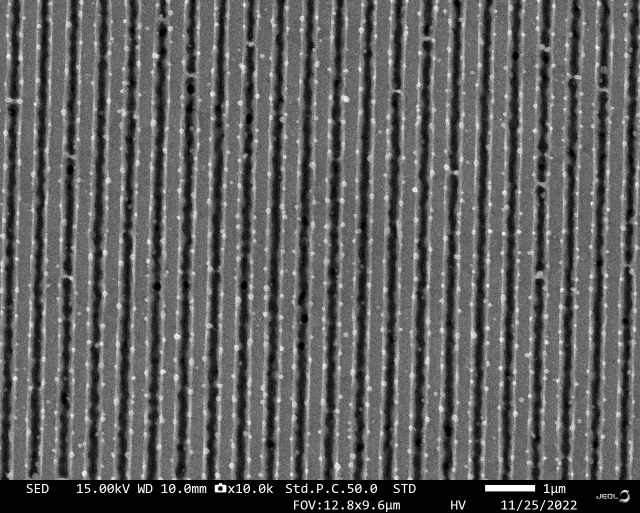
#> input picture beads_count/ITO-Old-x10/400Hz_1shot_10k.jpg, 1280 x 1026 px (shown at 1/2 size); its folder holds only this picture in this run
$ python new_counter_2.py
#> lines starting #> are read from the running program, lines starting #| are printed output that depends on the picture; after the words box and inside, x2 and y2 are one past the last pixel; in counts of white or black regions, pixels touching at a corner belong together
import cv2
import numpy as np
import csv
import matplotlib.pyplot as plt
import os

# グローバル変数
points = []
circles = []
squares = []
scale_factor = 1000 // 200   # [nm/pix] ピクセルからナノメートルへのスケールファクター
square_side_length_nm = 2000
square_side_length_pix = square_side_length_nm // scale_factor  # 正方形の辺の長さ
directory_path = r'ITO-Old-x10'  # ディレクトリのパスを指定してください

# マウスイベント時に処理を行う
def draw_circle(event, x, y, flags, param):
    if event == cv2.EVENT_LBUTTONUP:
        for i, square in enumerate(squares):
            if square[0] < x < square[0] + square_side_length_pix and square[1] < y < square[1] + square_side_length_pix:
                cv2.circle(img, (x, y), 5, (255, 0, 0), -1)
                points.append((x, y))
                if len(points) == 3:
                    # 3点が選択されたら、それらを通る円を描画
                    (x, y), radius = cv2.minEnclosingCircle(np.array(points))
                    center = (int(x), int(y))
                    radius = int(radius)
                    cv2.circle(img, center, radius, (0, 0, 255), 2)  # 円を描画
                    circles.append((i+1, center, radius))  # 円の情報を保存
                    points.clear()  # ポイントをクリア

# 指定したディレクトリ内の全ての画像ファイルでプログラムを実行
for filename in os.listdir(directory_path):
    if filename.endswith(".jpg"):  # 画像ファイルの拡張子を指定
        image_path = os.path.join(directory_path, filename)

        # 画像の読み込み
        original_img = cv2.imread(image_path)
#> original_img is the input picture: shape (1026, 1280, 3); min 0, max 255, mean 94.7
        # original_img = cv2.resize(original_img, (original_img.shape[1] // 2, original_img.shape[0] // 2))  # 画像のサイズを半分にする
        original_img = cv2.resize(original_img, (original_img.shape[1] // 1, original_img.shape[0] // 1))  # 画像のサイズを半分にする
        img = original_img.copy()

        # 画像上に5つの重ならない正方形を描く
        for i in range(3):
            x = i * square_side_length_pix
            y = 0
            cv2.rectangle(img, (x, y), (x + square_side_length_pix, y + square_side_length_pix), (0, 255, 0), 2)
            squares.append((x, y))
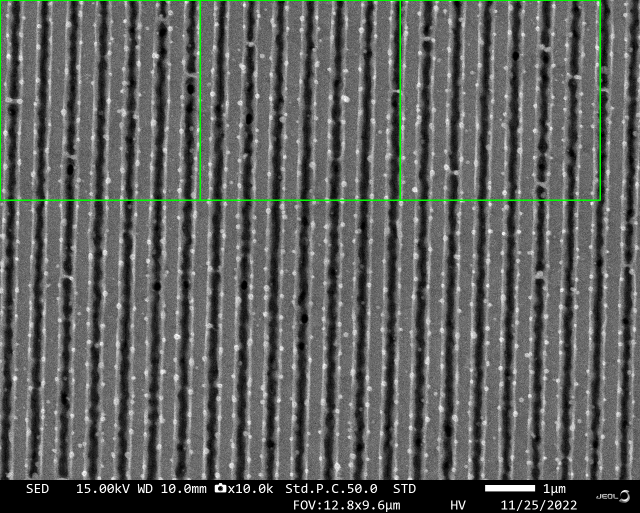
#> img: shape (1026, 1280, 3) (shown at 1/2 size); 0.79% of pixels changed, all inside (x1, y1, x2, y2) = (0, 0, 1202, 402)
#> after the loop, squares = [(0, 0), (400, 0), (800, 0)]

        for i in range(2):
            x = i * square_side_length_pix
            y = square_side_length_pix
            cv2.rectangle(img, (x, y), (x + square_side_length_pix, y + square_side_length_pix), (0, 255, 0), 2)
            squares.append((x, y))
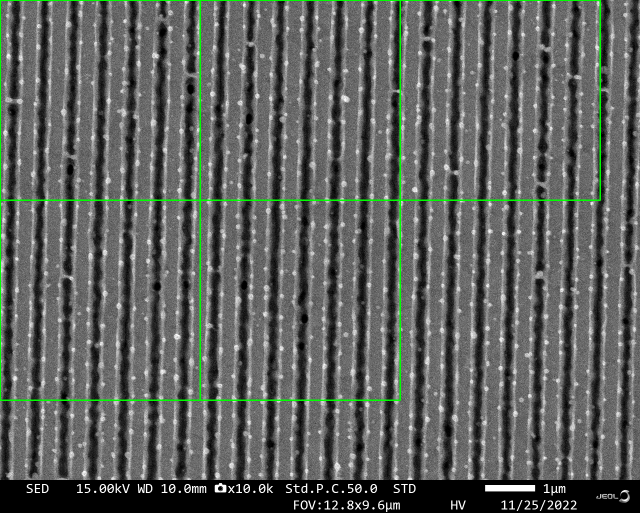
#> img: shape (1026, 1280, 3) (shown at 1/2 size); 0.42% of pixels changed, all inside (x1, y1, x2, y2) = (0, 402, 802, 802)
#> after the loop, squares = [(0, 0), (400, 0), (800, 0), (0, 400), (400, 400)]

        cv2.namedWindow('image')
        cv2.setMouseCallback('image', draw_circle)

        while True:
            cv2.imshow('image', img)
            if cv2.waitKey(20) & 0xFF == ord('q'):
#> (key q is pressed here)
                break

        # "q"キーを押した後、各正方形内の円に通し番号を付ける
        for i, square in enumerate(squares):
            square_circles = [(j+1, circle[1], circle[2]) for j, circle in enumerate(circles) if circle[0] == i + 1 and square[0] < circle[1][0] < square[0] + square_side_length_pix and square[1] < circle[1][1] < square[1] + square_side_length_pix]
            for circle in square_circles:
                cv2.putText(img, f"{i+1}-{circle[0]}", circle[1], cv2.FONT_HERSHEY_SIMPLEX, 1, (0, 255, 0), 2)
#> this loop made 5 passes

        cv2.imshow('image', img)
        cv2.waitKey(0)
        cv2.destroyAllWindows()

        # 各円に通し番号がついた状態の画像をJPEGで保存
        cv2.imwrite(f'{filename}_numbered.jpg', img)

        # 描画した全ての円の中心座標と直径をCSVファイルとして出力
        with open(f'{filename}_circles.csv', 'w', newline='') as file:
            writer = csv.writer(file)
            writer.writerow(["Square_number", "Circle_number", "Center_x", "Center_y", "Diameter_nm"])
            circles.sort()  # 正方形ごとに1-5の順番にソート
            for square_number, center, radius in circles:
                diameter_nm = 2 * radius * scale_factor
                writer.writerow([square_number, center[0], center[1], diameter_nm])

        # 変数をリセット
        points = []
        circles = []
        squares = []

$ run again, on beads_count/ITO-Old-x10/4kHz_1shot_10k.jpg
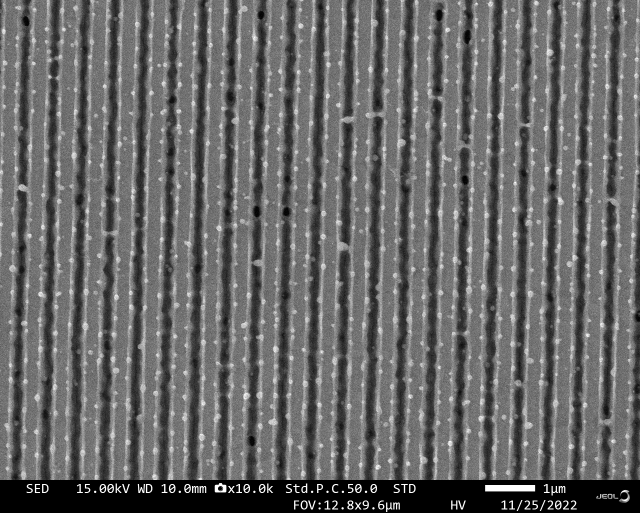
#> input picture beads_count/ITO-Old-x10/4kHz_1shot_10k.jpg, 1280 x 1026 px (shown at 1/2 size)
#> original_img is the input picture: shape (1026, 1280, 3); min 0, max 255, mean 103.7
#> after the loop `for i in range(3):`:
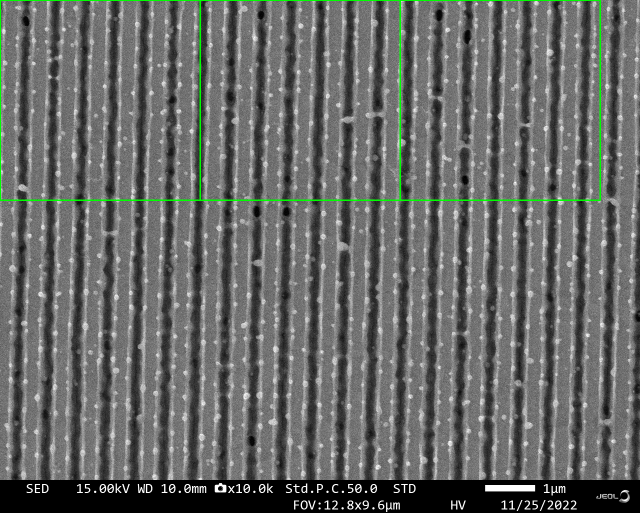
#> img: shape (1026, 1280, 3) (shown at 1/2 size); 0.79% of pixels changed, all inside (x1, y1, x2, y2) = (0, 0, 1202, 402)
#> after the loop `for i in range(3):`: squares = [(0, 0), (400, 0), (800, 0)]
#> after the loop `for i in range(2):`:
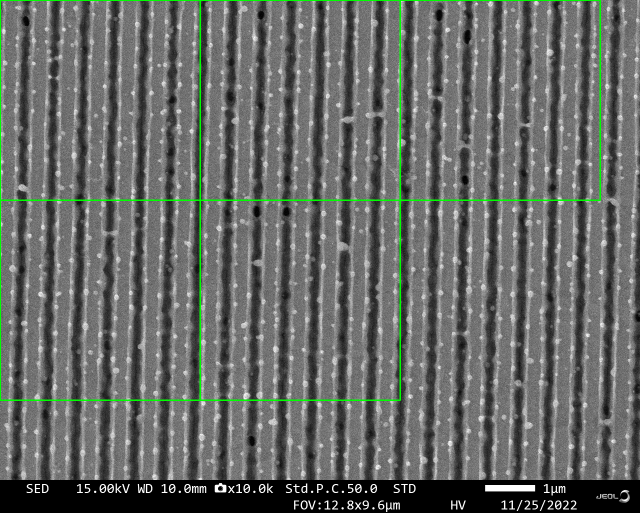
#> img: shape (1026, 1280, 3) (shown at 1/2 size); 0.42% of pixels changed, all inside (x1, y1, x2, y2) = (0, 402, 802, 802)
#> after the loop `for i in range(2):`: squares = [(0, 0), (400, 0), (800, 0), (0, 400), (400, 400)]
#> the loop `for i, square in enumerate(squares):` made 5 passes
